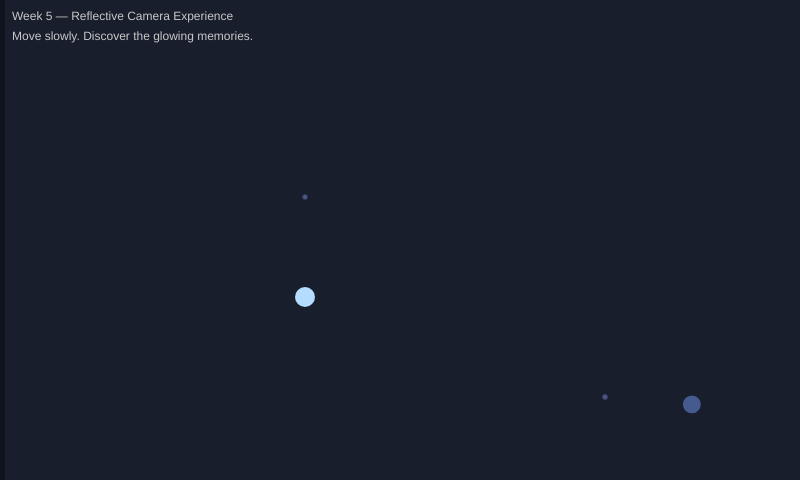
Frame 1 (no input)
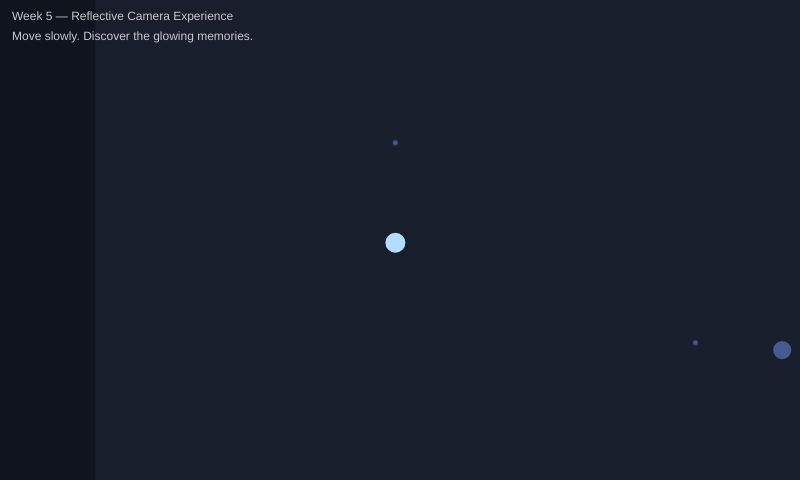
Frame 60 (no input)
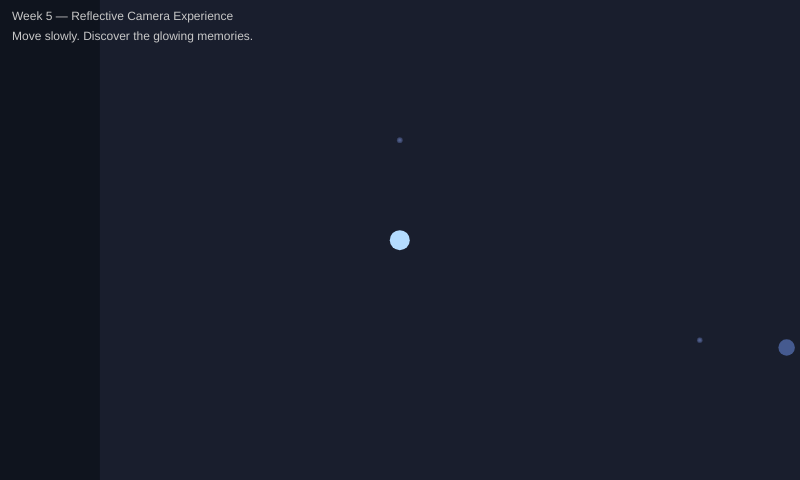
Frame 120 (the mouse pressed at the canvas centre since frame 60)

The p5.js sketch that drew these frames (run headless with seeded random() and noise() and a simulated clock; from frame 60 on, the mouse is pressed at the canvas centre):

// p5.js sketch
// ── sketch.js
let player = { x: 300, y: 300, s: 1.5 };
let cam = { x: 0, y: 0 };

const WORLD_W = 2400;
const WORLD_H = 1600;

const VIEW_W = 800;
const VIEW_H = 480;

let orbs = [];

function setup() {
  createCanvas(VIEW_W, VIEW_H);
  noStroke();

  // place quiet glowing orbs around the world
  for (let i = 0; i < 12; i++) {
    orbs.push({
      x: random(200, WORLD_W - 200),
      y: random(200, WORLD_H - 200),
      r: random(15, 25),
      found: false,
    });
  }
}

function draw() {
  // --- movement ---
  const dx =
    (keyIsDown(RIGHT_ARROW) || keyIsDown(68)) -
    (keyIsDown(LEFT_ARROW) || keyIsDown(65));

  const dy =
    (keyIsDown(DOWN_ARROW) || keyIsDown(83)) -
    (keyIsDown(UP_ARROW) || keyIsDown(87));

  const len = max(1, abs(dx) + abs(dy));

  player.x += (dx / len) * player.s;
  player.y += (dy / len) * player.s;

  // --- smooth camera easing (makes it meditative) ---
  cam.x = lerp(cam.x, player.x - width / 2, 0.05);
  cam.y = lerp(cam.y, player.y - height / 2, 0.05);

  // --- background ---
  background(15, 20, 30);

  push();
  translate(-cam.x, -cam.y);

  // subtle world background
  fill(25, 30, 45);
  rect(0, 0, WORLD_W, WORLD_H);

  // floating particles
  for (let i = 0; i < 60; i++) {
    fill(100, 120, 180, 40);
    ellipse(
      (i * 300) % WORLD_W,
      (i * 200) % WORLD_H,
      4 + sin(frameCount * 0.01 + i) * 2,
    );
  }

  // glowing orbs (discoverable symbols)
  for (let orb of orbs) {
    let d = dist(player.x, player.y, orb.x, orb.y);

    if (d < 40) {
      orb.found = true;
    }

    if (!orb.found) {
      fill(120, 160, 255, 120);
      ellipse(orb.x, orb.y, orb.r + sin(frameCount * 0.05) * 4);
    } else {
      fill(80, 100, 180, 60);
      ellipse(orb.x, orb.y, orb.r);
    }
  }

  // player
  fill(180, 220, 255);
  ellipse(player.x, player.y, 20);

  pop();

  // HUD
  fill(200);
  text("Week 5 — Reflective Camera Experience", 12, 20);
  text("Move slowly. Discover the glowing memories.", 12, 40);
}
